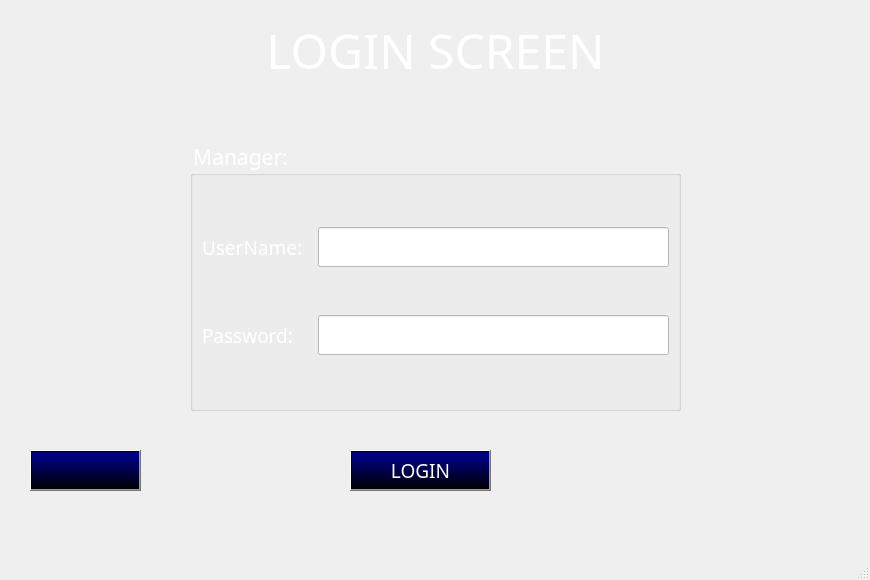
<?xml version="1.0" encoding="UTF-8"?>
<ui version="4.0">
 <class>MainWindow</class>
 <widget class="QMainWindow" name="MainWindow">
  <property name="geometry">
   <rect>
    <x>0</x>
    <y>0</y>
    <width>870</width>
    <height>580</height>
   </rect>
  </property>
  <property name="windowTitle">
   <string>MainWindow</string>
  </property>
  <widget class="QWidget" name="centralwidget">
   <widget class="QGroupBox" name="groupBox">
    <property name="geometry">
     <rect>
      <x>190</x>
      <y>140</y>
      <width>491</width>
      <height>271</height>
     </rect>
    </property>
    <property name="font">
     <font>
      <family>UTM Bebas</family>
      <pointsize>16</pointsize>
     </font>
    </property>
    <property name="styleSheet">
     <string notr="true">color: rgb(255, 255, 255);</string>
    </property>
    <property name="title">
     <string>Manager:</string>
    </property>
    <layout class="QHBoxLayout" name="horizontalLayout_2">
     <item>
      <layout class="QVBoxLayout" name="verticalLayout">
       <item>
        <layout class="QHBoxLayout" name="horizontalLayout_3">
         <item>
          <widget class="QLabel" name="label_3">
           <property name="minimumSize">
            <size>
             <width>110</width>
             <height>0</height>
            </size>
           </property>
           <property name="font">
            <font>
             <family>UTM HelvetIns</family>
             <pointsize>14</pointsize>
            </font>
           </property>
           <property name="text">
            <string>UserName:</string>
           </property>
          </widget>
         </item>
         <item>
          <widget class="QLineEdit" name="lineEditUserName">
           <property name="minimumSize">
            <size>
             <width>0</width>
             <height>40</height>
            </size>
           </property>
           <property name="font">
            <font>
             <family>UTM Bebas</family>
             <pointsize>10</pointsize>
            </font>
           </property>
           <property name="styleSheet">
            <string notr="true">border-bottom-color: rgb(255, 255, 255);
color: rgb(0, 0, 0);
background-color: rgb(255, 255, 255);</string>
           </property>
          </widget>
         </item>
        </layout>
       </item>
       <item>
        <layout class="QHBoxLayout" name="horizontalLayout_4">
         <item>
          <widget class="QLabel" name="label_4">
           <property name="minimumSize">
            <size>
             <width>110</width>
             <height>0</height>
            </size>
           </property>
           <property name="font">
            <font>
             <family>UTM HelvetIns</family>
             <pointsize>14</pointsize>
            </font>
           </property>
           <property name="text">
            <string>Password:</string>
           </property>
          </widget>
         </item>
         <item>
          <widget class="QLineEdit" name="lineEditPassword">
           <property name="minimumSize">
            <size>
             <width>0</width>
             <height>40</height>
            </size>
           </property>
           <property name="font">
            <font>
             <family>UTM Bebas</family>
             <pointsize>10</pointsize>
            </font>
           </property>
           <property name="styleSheet">
            <string notr="true">border-bottom-color: rgb(255, 255, 255);
color: rgb(0, 0, 0);
background-color: rgb(255, 255, 255);</string>
           </property>
          </widget>
         </item>
        </layout>
       </item>
      </layout>
     </item>
    </layout>
   </widget>
   <widget class="QLabel" name="label">
    <property name="geometry">
     <rect>
      <x>0</x>
      <y>10</y>
      <width>871</width>
      <height>521</height>
     </rect>
    </property>
    <property name="text">
     <string/>
    </property>
    <property name="pixmap">
     <pixmap>../../images/img_bg3.jpg</pixmap>
    </property>
    <property name="scaledContents">
     <bool>true</bool>
    </property>
   </widget>
   <widget class="QPushButton" name="pushButton">
    <property name="geometry">
     <rect>
      <x>350</x>
      <y>450</y>
      <width>141</width>
      <height>41</height>
     </rect>
    </property>
    <property name="font">
     <font>
      <family>UTM Bebas</family>
      <pointsize>14</pointsize>
     </font>
    </property>
    <property name="styleSheet">
     <string notr="true">color: rgb(255, 255, 255);
background-color: qlineargradient(spread:pad, x1:0, y1:1, x2:0, y2:0, stop:0 rgba(0, 0, 0, 255), stop:0.965174 rgba(0, 0, 139, 255));</string>
    </property>
    <property name="text">
     <string>LOGIN</string>
    </property>
   </widget>
   <widget class="QPushButton" name="pushButtonReturn">
    <property name="geometry">
     <rect>
      <x>30</x>
      <y>450</y>
      <width>111</width>
      <height>41</height>
     </rect>
    </property>
    <property name="styleSheet">
     <string notr="true">color: rgb(255, 255, 255);
background-color: qlineargradient(spread:pad, x1:0, y1:1, x2:0, y2:0, stop:0 rgba(0, 0, 0, 255), stop:0.965174 rgba(0, 0, 139, 255));</string>
    </property>
    <property name="text">
     <string/>
    </property>
    <property name="icon">
     <iconset>
      <normaloff>../../images/icon_return.png</normaloff>../../images/icon_return.png</iconset>
    </property>
    <property name="iconSize">
     <size>
      <width>40</width>
      <height>40</height>
     </size>
    </property>
   </widget>
   <widget class="QLabel" name="label_5">
    <property name="geometry">
     <rect>
      <x>20</x>
      <y>10</y>
      <width>131</width>
      <height>51</height>
     </rect>
    </property>
    <property name="text">
     <string/>
    </property>
    <property name="pixmap">
     <pixmap>../../images/logo_2.png</pixmap>
    </property>
    <property name="scaledContents">
     <bool>true</bool>
    </property>
   </widget>
   <widget class="QWidget" name="horizontalLayoutWidget">
    <property name="geometry">
     <rect>
      <x>0</x>
      <y>10</y>
      <width>871</width>
      <height>80</height>
     </rect>
    </property>
    <layout class="QHBoxLayout" name="horizontalLayout">
     <item>
      <spacer name="horizontalSpacer">
       <property name="orientation">
        <enum>Qt::Horizontal</enum>
       </property>
       <property name="sizeHint" stdset="0">
        <size>
         <width>40</width>
         <height>20</height>
        </size>
       </property>
      </spacer>
     </item>
     <item>
      <widget class="QLabel" name="label_2">
       <property name="font">
        <font>
         <family>UTM Bebas</family>
         <pointsize>36</pointsize>
        </font>
       </property>
       <property name="styleSheet">
        <string notr="true">color:rgb(255, 255, 255)</string>
       </property>
       <property name="text">
        <string>LOGIN SCREEN</string>
       </property>
       <property name="alignment">
        <set>Qt::AlignCenter</set>
       </property>
      </widget>
     </item>
     <item>
      <spacer name="horizontalSpacer_2">
       <property name="orientation">
        <enum>Qt::Horizontal</enum>
       </property>
       <property name="sizeHint" stdset="0">
        <size>
         <width>40</width>
         <height>20</height>
        </size>
       </property>
      </spacer>
     </item>
    </layout>
   </widget>
   <zorder>label</zorder>
   <zorder>groupBox</zorder>
   <zorder>pushButton</zorder>
   <zorder>pushButtonReturn</zorder>
   <zorder>label_5</zorder>
   <zorder>horizontalLayoutWidget</zorder>
  </widget>
  <widget class="QMenuBar" name="menubar">
   <property name="geometry">
    <rect>
     <x>0</x>
     <y>0</y>
     <width>870</width>
     <height>26</height>
    </rect>
   </property>
  </widget>
  <widget class="QStatusBar" name="statusbar"/>
 </widget>
 <resources/>
 <connections/>
</ui>
